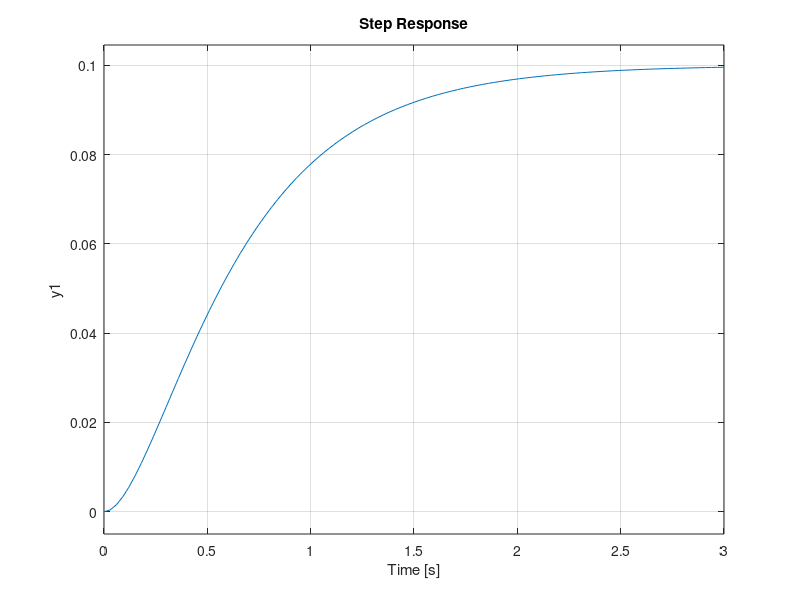

Here is the MATLAB script that generated this plot: (Note: this script raises an error after producing the figure.)
%% Práctica 4.1 · Simulación de sistemas (respuesta temporal)
% Fundamentos de Control · GIERM (UMA) · curso 2025-26
% Soluciones de las tareas de la práctica (código extraído del Live Script).

%% Tarea 1
% Tarea 1: Analice, de forma cualitativa (estabilidad, ganancia, etc.), cual sería la respuesta
% esperable, ante una señal de entrada escalón unitario, de los sistemas cuya función de
% transferencia se indica y verifíquelo empleando el comando step.
% G_1 (s)=frac{2}{(s+2)} (un polo en el semiplano izquierdo)
s = tf('s');
G1 = 2/(s+2);
step(G1)

%% Tarea 2
% G_2 (s)=frac{3}{(s-5)} (un polo en el semiplano derecho)
s = tf('s');
G2 = 3/(s-5);
step(G2)

%% Tarea 3
% G_3 (s)=frac{1}{(s+2)(s+5)} (dos polos reales en el semiplano izquierdo)
s = tf('s');
G3 = 1/((s+2)*(s+5));
step(G3)

%% Tarea 4
% G_4 (s)=frac{29}{(s+2+5j)(s+2-5j)} (dos polos complejos en el semiplano izquierdo)
s = tf('s');
G4 = 29/((s+2+5*j)*(s+2-5*j));
step(G4)

%% Tarea 5
% G_5 (s)=frac{3}{(s-1+10j)(s-1-10j)}
s = tf('s');
G5 = 3/((s-1+10*j)*(s-1-10*j));
step(G5)

%% Tarea 6
% Tarea 2: Para el sistema cuya función de transferencia es G_4 (s), indicar qué influencia
% tendría, en su respuesta temporal ante una señal de entrada escalón unitario, el añadido de un
% polo real situado en el semiplano izquierdo complejo. ¿Cómo afectaría la ubicación de dicho
% polo con respecto a la que tienen los polos de la función de transferencia original? Obtenga y
% compare las respuestas que p
% Respuesta a la pregunta aquí:
G4=zpk([],[-2-5*j -2+5*j],29); % Sin polo
G4_1=zpk([],[-2-5*j -2+5*j -1],29*1); % Polo = -1
G4_3=zpk([],[-2-5*j -2+5*j -3],29*3); % Polo = -3
G4_20=zpk([],[-2-5*j -2+5*j -20],29*20); % Polo = -20
step(G4,G4_1,G4_3,G4_20)

%% Tarea 7
% Tarea 3: Para el sistema cuya función de transferencia es G_{ 4} (s), indicar qué influencia
% tendría, en su respuesta temporal ante una señal de entrada escalón unitario, el añadido de un
% cero real situado en el semiplano izquierdo complejo. ¿Cómo afectaría la ubicación de dicho
% cero con respecto a la que tienen los polos de la función de transferencia original? Obtenga y
% compare las respuestas qu
G4=zpk([],[-2-5*j -2+5*j],29);
G4_1=zpk([-1],[-2-5*j -2+5*j],29/1); % Cero en -1
G4_3=zpk([-3],[-2-5*j -2+5*j],29/3); % Cero en -3
G4_20=zpk([-20],[-2-5*j -2+5*j ],29/20); % Cero en -20
step(G4,G4_1,G4_3,G4_20)

%% Tarea 8
% Tarea 4: La función de transferencia G_6 (s) dada representa el modelo de una planta que es
% regulada, en bucle cerrado y con realimentación negativa y unitaria, mediante un controlador
% cuya función de transferencia, G_c (s), es igualmente dada. Obtenga la respuesta temporal que
% este sistema realimentado presentaría ante una señal de entrada escalón unitario para los
% siguientes valores de la gananc
% Pista: Muestra los resultados para K=1 y K=4 en una gráfica, y para K=8.4 y K=15 en otra
% distinta.
Gc = tf([1 1], [1 5 0]);
G6 = tf([20], [1 12 21 5]);
G1 = feedback(series(Gc,G6),1);
G_4 = feedback(series(4*Gc,G6),1);
G_8 = feedback(series(8.4*Gc,G6),1);
G_15 = feedback (series(15*Gc,G6),1);
step(G1, G_4)
step(G_8)
step(G_15)

%% Tarea 9
% Si en vez de simular la respuesta del sistema ante entrada escalón unitario, queremos simularla
% ante un escalón de una amplitud arbitraria, bastaría con multiplicar el modelo del sistema por
% dicha amplitud. Por ejemplo, la siguiente celda de código realiza una simulación ante escalón
% de amplitud 5:
% Tarea 5: Se pide obtener la respuesta ante entrada escalón de amplitud 3 desde t=0s hasta t=5s
% de la planta definida por la función de transferencia G(s)=frac{2(s+1)}{(s+2+1i)(s+2-1i)}, y
% graficarla en color magenta y utilizando un estilo de línea de guiones.
G = zpk(-1, [-2-1*i -2+1*i], 2)
tep(3*G, 0:0.1:5, 'm--')

%% Tarea 10
% impulse( sys , t ): simula la respuesta ante entrada impulso del sistema my entradas de
% distinta amplitud, también están disponibles para impulse.
% Tarea 6: Esta tarea propone la obtención de la respuesta ante impulso unitario del sistema
% G(s)=frac{2}{s^2 +0. 3s+2} hasta el instante de tiempo t=50s.
G = tf(2, [1 0.3 2]);
impulse(G, 50)

%% Tarea 11
% Tarea 7: Se pide simular la respuesta del sistema G(s)=frac{1}{s^2 +2s+2} ante entrada rampa
% unitaria hasta el instante t=10s, graficando en la misma ventana tanto la entrada en color azul
% como la respuesta del sistema en color rojo y punteada. Muestra en una leyenda con qué
% información se corresponde cada línea.
% Pista: help legend puede serte de ayuda.
s = tf('s');
G=tf(1,[1 2 2]);
t=1:10;
y=step(G/s,t);
plot(t,t,'b',t,y,'r:')
legend ('u(t)','c(t)')

%% Tarea 12
% G_{{circuito}} (s)=frac{2000}{s^2 +20s+2000}
% Se pide graficar la respuesta del sistema durante 8 segundos ante una entrada escalón de
% amplitud 5 voltios, recreando un escenario donde se alimenta al circuito desde el instante t=2s
% hasta t=4s.
G = tf(2000, [1 20 2000]);
u = zeros(size(t)); % Inicialmente toda la señal es 0
u(t >= 2 & t <= 4) = 5; %La solucion usa la alimentacion desde 2 hasta 5, pero el
enunciado pide hasta 4
y = lsim(G, u, t);
plot(t, u, t, y); legend('u(t)', 'c(t)')
